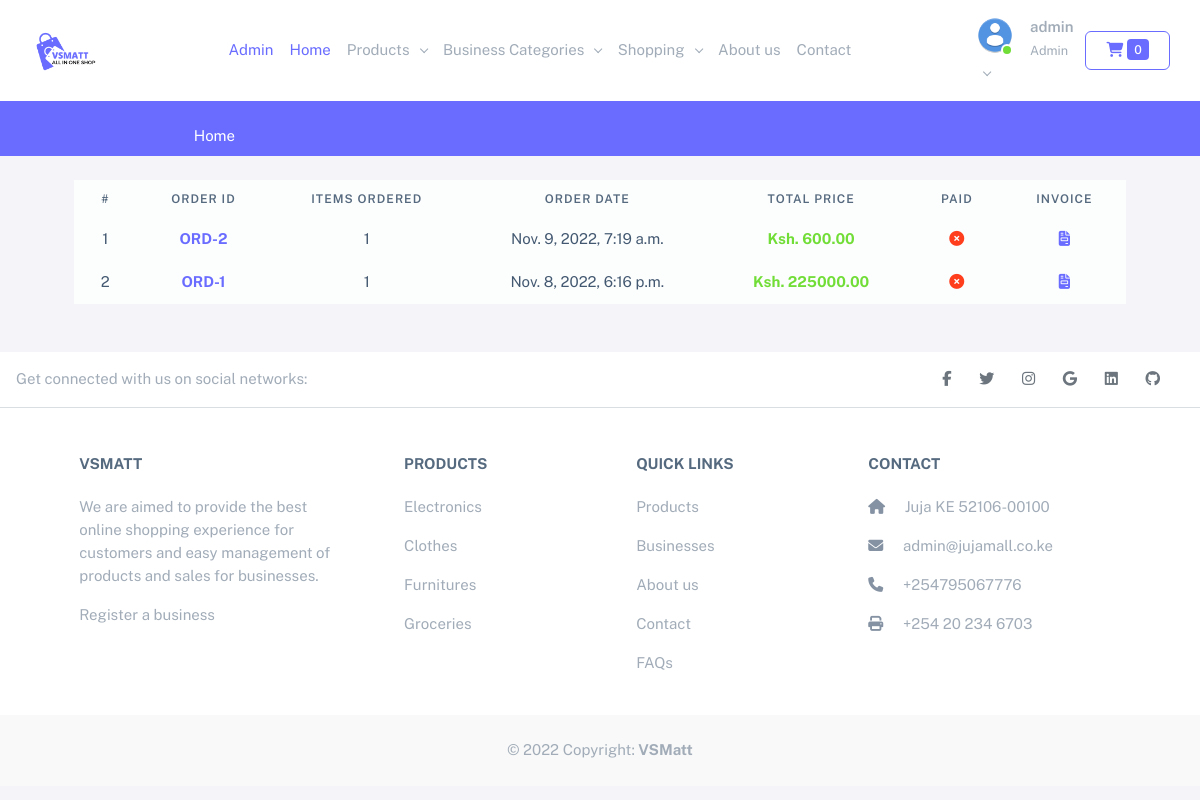
Page /order/history/ (signed in) on the committed database.
### order/models.py (models this page shows, shortened)
class Order(models.Model):
    user = models.ForeignKey(User, on_delete=models.CASCADE, related_name='order')
    created = models.DateTimeField(auto_now_add=True)
    updated = models.DateTimeField(auto_now=True)
    paid = models.BooleanField(default=False)
    class Meta:
        ordering = ['-created']
        indexes = [
            models.Index(fields=['-created']),
        ]
    def get_total_cost(self):
        return sum(item.get_cost() for item in self.items.all())

class OrderItem(models.Model):
    order = models.ForeignKey(Order, related_name='items', on_delete=models.CASCADE)
    product = models.ForeignKey(Product, on_delete=models.CASCADE, related_name='order_items')
    price = models.DecimalField(max_digits=10, decimal_places=2)
    quantity = models.PositiveIntegerField(default=1)
    def get_cost(self):
        return self.price * self.quantity

### core/models.py (models this page shows, shortened)
class JujaMall(models.Model):
    title = models.CharField(max_length=255)
    logo = models.ImageField(upload_to='uploads/jujamall/logo', blank=True, null=True)
    about_us = models.TextField(blank=True, null=True)
    phone_number = PhoneNumberField(blank=True, null=True)
    twitter = models.URLField(blank=True, null=True)
    facebook = models.URLField(blank=True, null=True)
    linkedin = models.URLField(blank=True, null=True)
    instagram = models.URLField(blank=True, null=True)
    github = models.URLField(blank=True, null=True)
    email = models.EmailField(blank=True, null=True)
    address = models.CharField(blank=True, null=True, max_length=256)
    set_current = models.BooleanField(default=False)
    longitude = models.DecimalField(max_digits=22, decimal_places=16, default=37.0106327842076)
    latitude = models.DecimalField(max_digits=22, decimal_places=16, default=-1.1139084362152138)
    def __str__(self):
        return self.title

### order/views.py (the view)
# urls.py: path('history/', views.order_history, name='order_history'),
@login_required
def order_history(request):
    orders = Order.objects.filter(user=request.user)
    return render(request, 'farm/order/history.html', {'orders': orders})

### business/context_processor.py (called while the page is built)
def business_categories(request):
    return {'business_categories': BusinessCategory.objects.all()}

### business/models.py (called while the page is built)
    def __str__(self):
        return self.title

    def get_absolute_url(self):
        return reverse('business:category', args=[self.slug])

### cart/cart.py (called while the page is built)
    def __len__(self):
        return sum(item['quantity'] for item in self.cart.values())

### cart/context_processor.py (called while the page is built)
def cart(request):
    return {'cart': Cart(request)}

### core/context_processor.py (called while the page is built)
def jujamall(request):
    return {'jujamall': JujaMall.objects.filter(set_current=True).first()}

### products/context_processor.py (called while the page is built)
def product_categories(request):
    return {"product_categories": ProductCategory.objects.all()}

### products/models.py (called while the page is built)
    def __str__(self):
        return self.title

    def get_absolute_url(self):
        return reverse(
            'products:category',
            args=[
                self.slug
            ])

### templates/farm/order/history.html (shortened to what this page needs)
{% extends "base.html" %}
{% load static %}
{% block content %}
<div class="container-fluid">
    <div class="row px-xl-5">
        <div class="col-lg-12 table-responsive mb-5">
            <table class="table table-light table-borderless table-hover text-center mb-0 my-4">
                <thead class="thead-dark">
                    <tr>
                        <th>#</th>
                        <th>Order Id</th>
                        <th>Items Ordered</th>
                        <th>Order Date</th>
                        <th>Total Price</th>
                        <th>Paid</th>
                        <th>Invoice</th>
                    </tr>
                </thead>
                <tbody class="align-middle">
                    {% for order in orders %}
                            <tr>
                                <td>
                                    {{forloop.counter}}
                                </td>
                                <td >
                                    <a class="fw-bold text-primary" href="{% url 'order:order_details' order.id %}">
                                        ORD-{{order.id}}
                                    </a>
                                </td>
                                <td>
                                    {{ order.items.all | length }}
                                </td>
                                <td>
                                    {{order.updated}}
                                </td>
                                <td class="fw-bold text-success">
                                    Ksh. {{order.get_total_cost}}
                                </td>
                                <td>
                                    {% if order.paid %}
                                    <i class="fa fa-check-circle text-success" aria-hidden="true"></i>
                                    {% else %}
                                    <i class="fa fa-times-circle text-danger" aria-hidden="true"></i>
                                    {% endif %}
                                </td>
                                <td>
                                    <a href="{% url 'order:order_invoice' order.id %}" title="Invoice"><i
                                            class="fas fa-file-invoice    "></i></a>
                                </td>
                            </tr>
                            {% endfor %}
                </tbody>
            </table>
        </div>
    </div>
</div>
{% endblock %}

### templates/partials/top-bar.html (shortened to what this page needs)
{% load static %}
<nav class="navbar navbar-expand-lg bg-white">
  <div class="container-fluid">
    <a class="navbar-brand" href="/"><img src="{% static 'img/favicon/logo.png' %}" height="70" alt="VSMatt Logo"></a>
    <div class="collapse navbar-collapse" id="navbarSupportedContent">
      <ul class="navbar-nav me-auto mb-2 mb-lg-0">
        {% if user.is_superuser %}
          <li class="nav-item">
            <a class="nav-link text-primary" aria-current="page" href="/admin/">Admin</a>
          </li>
        {% endif %}
        <li class="nav-item">
          <a class="nav-link active text-primary" aria-current="page" href="/">Home</a>
        </li>
        <li class="nav-item dropdown">
          <a class="nav-link dropdown-toggle" href="#" role="button" data-bs-toggle="dropdown" aria-expanded="false">
            Products
          </a>
        </li>
        <li class="nav-item dropdown">
          <a class="nav-link dropdown-toggle" href="#" role="button" data-bs-toggle="dropdown" aria-expanded="false">
            Business Categories
          </a>
        </li>
        <li class="nav-item dropdown">
          <a class="nav-link dropdown-toggle" href="#" role="button" data-bs-toggle="dropdown" aria-expanded="false">
            Shopping
          </a>
        </li>
        <li class="nav-item">
          <a class="nav-link" href="{% url 'about' %}">About us</a>
        </li>
        <li class="nav-item">
          <a class="nav-link" href="{% url 'contact' %}">Contact</a>
        </li>
      </ul>
      <ul class="navbar-nav mb-2 mb-lg-0 d-flex align-items-center">
        <li class="nav-item dropdown">
          <a class="nav-link dropdown-toggle" href="#" role="button" data-bs-toggle="dropdown" aria-expanded="false">
            <div class="d-flex">
              <div class="flex-shrink-0 me-3">
                <div class="avatar avatar-online">
                  {% if user.is_authenticated %}
                  {% if user.profile.image %}
                  <img src="{{user.profile.image.url}}" style="max-width: 50px; max-height: 50px;" class="rounded-circle" alt="...">
                  {% else %}
                  <img src="{% static 'img/avatardefault.png' %}" style="max-width: 50px; max-height: 50px;" class="rounded-circle" alt="...">
                  {% endif %}
                  {% else %}
                  <img src="{% static 'img/avatardefault.png' %}" style="max-width: 50px; max-height: 50px;" class="rounded-circle" alt="...">
                  {% endif %}
                </div>
              </div>
              {% if user.is_authenticated %}
              <div class="flex-grow-1">
                <span class="fw-semibold d-block">{{user}}</span>
                <small class="text-muted">
                  {% if user.is_superuser %}Admin{% else %}{{user.profile.account_type}}{% endif %}
                </small>
              </div>
              {% endif %}
            </div>
          </a>
        </li>
        <li class="nav-item">
          <a href="{% url 'cart:view_cart_detail' %}" class="btn btn-outline-primary my-2 my-sm-0 mx-1">
              <i class="fa fa-shopping-cart" aria-hidden="true"></i> <span class="badge badge-primary">{{cart|length}}</span>
          </a>
        </li>
      </ul>
    </div>
  </div>
</nav>

### templates/partials/footer.html
<footer class="text-center text-lg-start bg-white text-muted">
    <section class="d-flex justify-content-center justify-content-lg-between p-3 border-bottom">
      <div class="me-5 d-none d-lg-block">
        <span>Get connected with us on social networks:</span>
      </div>
      <div>
        {% if jujamall.facebook %}
          <a href="{{ jujamall.facebook }}" class="me-4 link-secondary">
            <i class="fab fa-facebook-f"></i>
          </a>
        {% endif %}
        {% if jujamall.twitter %}
          <a href="{{ jujamall.twitter }}" class="me-4 link-secondary">
            <i class="fab fa-twitter"></i>
          </a>
        {% endif %}
        {% if jujamall.instagram %}
          <a href="{{ jujamall.instagram }}" class="me-4 link-secondary">
            <i class="fab fa-instagram"></i>
          </a>
        {% endif %}
        {% if jujamall.email %}
          <a href="mailto:{{ jujamall.email }}" class="me-4 link-secondary">
            <i class="fab fa-google"></i>
          </a>
        {% endif %}
        {% if jujamall.linkedin %}
          <a href="{{ jujamall.linkedin }}" class="me-4 link-secondary">
            <i class="fab fa-linkedin"></i>
          </a>
        {% endif %}
        {% if jujamall.github %}
          <a href="{{ jujamall.github }}" class="me-4 link-secondary">
            <i class="fab fa-github"></i>
          </a>
        {% endif %}
      </div>
    </section>
    <section class="">
      <div class="container text-center text-md-start mt-5">
        <div class="row mt-3">
          <div class="col-md-3 col-lg-4 col-xl-3 mx-auto mb-4">
            <h6 class="text-uppercase fw-bold mb-4">
              {{ jujamall | default:"VSMatt" }}
            </h6>
            <p>
              We are aimed to provide the best online shopping experience for customers and easy management of products and sales for businesses.
              <p><a href="{% url 'business:register_business' %}" class="text-reset">Register a business</a></p>
            </p>
          </div>
          <div class="col-md-2 col-lg-2 col-xl-2 mx-auto mb-4">
            <h6 class="text-uppercase fw-bold mb-4">
              Products
            </h6>
            <p>
              <a href="#!" class="text-reset">Electronics</a>
            </p>
            <p>
              <a href="#!" class="text-reset">Clothes</a>
            </p>
            <p>
              <a href="#!" class="text-reset">Furnitures</a>
            </p>
            <p>
              <a href="#!" class="text-reset">Groceries</a>
            </p>
          </div>
          <div class="col-md-3 col-lg-2 col-xl-2 mx-auto mb-4">
            <h6 class="text-uppercase fw-bold mb-4">
              Quick links
            </h6>
            <p>
              <a href="{% url 'products:products_list' %}" class="text-reset">Products</a>
            </p>
            <p>
              <a href="{% url 'business:businesses' %}" class="text-reset">Businesses</a>
            </p>
            <p>
              <a href="{% url 'about' %}" class="text-reset">About us</a>
            </p>
            <p>
              <a href="{% url 'contact' %}" class="text-reset">Contact</a>
            </p>
            <p>
              <a href="{% url 'faq' %}" class="text-reset">FAQs</a>
            </p>
          </div>
          <div class="col-md-4 col-lg-3 col-xl-3 mx-auto mb-md-0 mb-4">
            <h6 class="text-uppercase fw-bold mb-4">Contact</h6>
            <p><i class="fas fa-home me-3 text-secondary"></i> {{jujamall.address | default:"Juja KE 52106-00100"}} </p>
            <p>
              <i class="fas fa-envelope me-3 text-secondary"></i>
              {{jujamall.email | default:"info@vsmatt.co.ke"}}
            </p>
            <p><i class="fas fa-phone me-3 text-secondary"></i> {{ jujamall.phone_number | default:"+25495067776"}} </p>
            <p><i class="fas fa-print me-3 text-secondary"></i> +254 20 234 6703</p>
          </div>
        </div>
      </div>
    </section>
    <div class="text-center p-4" style="background-color: rgba(0, 0, 0, 0.025);">
      © 2022 Copyright:
      <a class="text-reset fw-bold text-decoration-none" href="https://vsmatt.co.ke/">VSMatt</a>
    </div>
  </footer>

### rows in the picture
Order: id "2", items.all|length "1", updated "Nov. 9, 2022, 7:19 a.m.", get_total_cost "600.00", paid False (drawn)
Order: id "1", items.all|length "1", updated "Nov. 8, 2022, 6:16 p.m.", get_total_cost "225000.00", paid False (drawn)
JujaMall: title "VSMATT", address "Juja KE 52106-00100", email "admin@jujamall.co.ke", phone_number "+254795067776"

### other values in the picture
{{ user }} "admin"
{{ cart|length }} "0"
